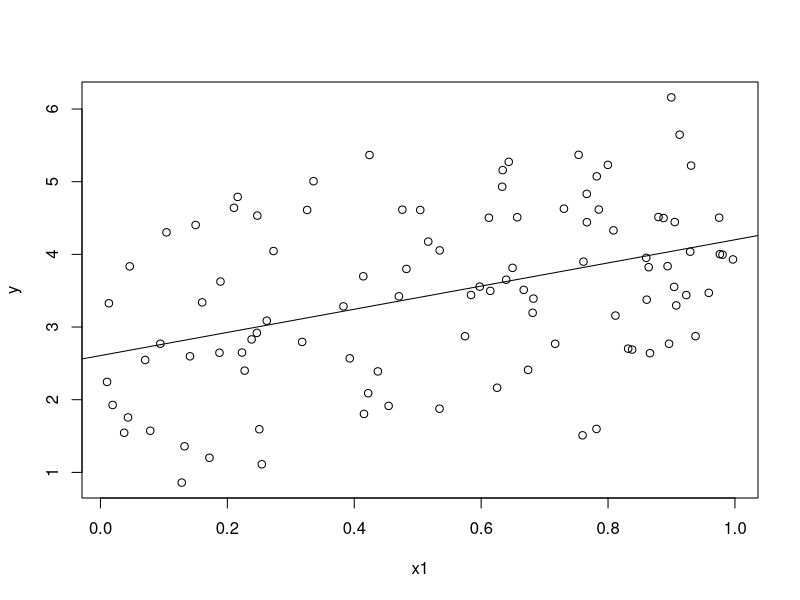

Source code (R):
## ---- chunk 1
x1 <- runif(100)
x2 <- runif(100)
eps <- rnorm(100, 0, 0.5)
y <- 1+2*x1+3*x2+eps
model <- lm(y~x1+x2)
## ---- chunk 2
model$coefficients
model$coefficients['(Intercept)']
model$coefficients['x1']
model$coefficients['x2']
## ---- chunk 3
plot(x1, y)
abline(lm(y~x1)$coefficients)
## ---- chunk 4
summary(model)$sigma
summary(model)$r.squared
summary(model)$adj.r.squared
summary(model)$fstatistic
## ---- chunk 5
summary(model)$coefficients
summary(model)$coefficients['x2', 't value']
